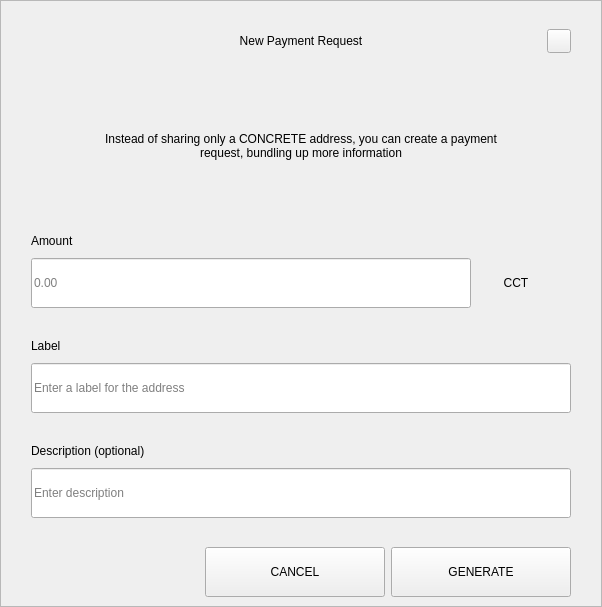
<?xml version="1.0" encoding="UTF-8"?>
<ui version="4.0">
 <class>RequestDialog</class>
 <widget class="QDialog" name="RequestDialog">
  <property name="geometry">
   <rect>
    <x>0</x>
    <y>0</y>
    <width>602</width>
    <height>607</height>
   </rect>
  </property>
  <property name="windowTitle">
   <string>Dialog</string>
  </property>
  <layout class="QVBoxLayout" name="verticalLayout_5">
   <property name="spacing">
    <number>0</number>
   </property>
   <property name="leftMargin">
    <number>0</number>
   </property>
   <property name="topMargin">
    <number>0</number>
   </property>
   <property name="rightMargin">
    <number>0</number>
   </property>
   <property name="bottomMargin">
    <number>0</number>
   </property>
   <item>
    <widget class="QFrame" name="frame">
     <property name="styleSheet">
      <string notr="true"/>
     </property>
     <property name="frameShape">
      <enum>QFrame::StyledPanel</enum>
     </property>
     <property name="frameShadow">
      <enum>QFrame::Raised</enum>
     </property>
     <layout class="QVBoxLayout" name="verticalLayout_4" stretch="1,0,0">
      <property name="spacing">
       <number>0</number>
      </property>
      <property name="leftMargin">
       <number>30</number>
      </property>
      <property name="topMargin">
       <number>20</number>
      </property>
      <property name="rightMargin">
       <number>30</number>
      </property>
      <property name="bottomMargin">
       <number>0</number>
      </property>
      <item>
       <layout class="QHBoxLayout" name="horizontalLayout_3">
        <property name="spacing">
         <number>0</number>
        </property>
        <item>
         <spacer name="horizontalSpacer_21">
          <property name="orientation">
           <enum>Qt::Horizontal</enum>
          </property>
          <property name="sizeHint" stdset="0">
           <size>
            <width>40</width>
            <height>20</height>
           </size>
          </property>
         </spacer>
        </item>
        <item>
         <widget class="QLabel" name="labelTitle">
          <property name="minimumSize">
           <size>
            <width>0</width>
            <height>40</height>
           </size>
          </property>
          <property name="maximumSize">
           <size>
            <width>16777215</width>
            <height>40</height>
           </size>
          </property>
          <property name="styleSheet">
           <string notr="true">padding-left:24px;</string>
          </property>
          <property name="text">
           <string>New Payment Request</string>
          </property>
          <property name="alignment">
           <set>Qt::AlignCenter</set>
          </property>
          <property name="margin">
           <number>7</number>
          </property>
         </widget>
        </item>
        <item>
         <spacer name="horizontalSpacer">
          <property name="orientation">
           <enum>Qt::Horizontal</enum>
          </property>
          <property name="sizeHint" stdset="0">
           <size>
            <width>40</width>
            <height>20</height>
           </size>
          </property>
         </spacer>
        </item>
        <item>
         <widget class="QPushButton" name="btnEsc">
          <property name="minimumSize">
           <size>
            <width>24</width>
            <height>24</height>
           </size>
          </property>
          <property name="maximumSize">
           <size>
            <width>24</width>
            <height>24</height>
           </size>
          </property>
          <property name="focusPolicy">
           <enum>Qt::NoFocus</enum>
          </property>
          <property name="text">
           <string/>
          </property>
         </widget>
        </item>
       </layout>
      </item>
      <item>
       <widget class="QStackedWidget" name="stack">
        <property name="minimumSize">
         <size>
          <width>540</width>
          <height>0</height>
         </size>
        </property>
        <property name="maximumSize">
         <size>
          <width>540</width>
          <height>16777215</height>
         </size>
        </property>
        <property name="currentIndex">
         <number>0</number>
        </property>
        <widget class="QWidget" name="page_1">
         <property name="minimumSize">
          <size>
           <width>540</width>
           <height>0</height>
          </size>
         </property>
         <property name="maximumSize">
          <size>
           <width>540</width>
           <height>16777215</height>
          </size>
         </property>
         <layout class="QVBoxLayout" name="layout1">
          <property name="spacing">
           <number>0</number>
          </property>
          <property name="leftMargin">
           <number>0</number>
          </property>
          <property name="topMargin">
           <number>0</number>
          </property>
          <property name="rightMargin">
           <number>0</number>
          </property>
          <property name="bottomMargin">
           <number>0</number>
          </property>
          <item>
           <spacer name="verticalSpacer_21">
            <property name="orientation">
             <enum>Qt::Vertical</enum>
            </property>
            <property name="sizeType">
             <enum>QSizePolicy::Fixed</enum>
            </property>
            <property name="sizeHint" stdset="0">
             <size>
              <width>20</width>
              <height>30</height>
             </size>
            </property>
           </spacer>
          </item>
          <item alignment="Qt::AlignHCenter">
           <widget class="QLabel" name="labelMessage">
            <property name="minimumSize">
             <size>
              <width>400</width>
              <height>50</height>
             </size>
            </property>
            <property name="text">
             <string>Instead of sharing only a CONCRETE address, you can create a payment request, bundling up more information</string>
            </property>
            <property name="alignment">
             <set>Qt::AlignCenter</set>
            </property>
            <property name="wordWrap">
             <bool>true</bool>
            </property>
           </widget>
          </item>
          <item alignment="Qt::AlignBottom">
           <widget class="QWidget" name="containerAmount" native="true">
            <layout class="QVBoxLayout" name="verticalLayout">
             <property name="spacing">
              <number>9</number>
             </property>
             <property name="leftMargin">
              <number>0</number>
             </property>
             <property name="topMargin">
              <number>0</number>
             </property>
             <property name="rightMargin">
              <number>0</number>
             </property>
             <property name="bottomMargin">
              <number>0</number>
             </property>
             <item>
              <widget class="QLabel" name="labelSubtitleAmount">
               <property name="minimumSize">
                <size>
                 <width>350</width>
                 <height>16</height>
                </size>
               </property>
               <property name="maximumSize">
                <size>
                 <width>16777215</width>
                 <height>16</height>
                </size>
               </property>
               <property name="text">
                <string>Amount</string>
               </property>
              </widget>
             </item>
             <item alignment="Qt::AlignTop">
              <widget class="QWidget" name="layoutAmount" native="true">
               <layout class="QHBoxLayout" name="horizontalLayout" stretch="2,0">
                <property name="spacing">
                 <number>0</number>
                </property>
                <property name="leftMargin">
                 <number>0</number>
                </property>
                <property name="topMargin">
                 <number>0</number>
                </property>
                <property name="rightMargin">
                 <number>0</number>
                </property>
                <property name="bottomMargin">
                 <number>0</number>
                </property>
                <item>
                 <widget class="QLineEdit" name="lineEditAmount">
                  <property name="minimumSize">
                   <size>
                    <width>0</width>
                    <height>50</height>
                   </size>
                  </property>
                  <property name="maximumSize">
                   <size>
                    <width>16777215</width>
                    <height>50</height>
                   </size>
                  </property>
                  <property name="placeholderText">
                   <string notr="true">0.00</string>
                  </property>
                 </widget>
                </item>
                <item>
                 <widget class="QWidget" name="comboContainer" native="true">
                  <property name="minimumSize">
                   <size>
                    <width>100</width>
                    <height>50</height>
                   </size>
                  </property>
                  <property name="maximumSize">
                   <size>
                    <width>16777215</width>
                    <height>50</height>
                   </size>
                  </property>
                  <layout class="QHBoxLayout" name="horizontalLayout_31">
                   <property name="spacing">
                    <number>0</number>
                   </property>
                   <property name="leftMargin">
                    <number>0</number>
                   </property>
                   <property name="topMargin">
                    <number>0</number>
                   </property>
                   <property name="rightMargin">
                    <number>10</number>
                   </property>
                   <property name="bottomMargin">
                    <number>0</number>
                   </property>
                   <item>
                    <widget class="QLabel" name="comboBoxCoin">
                     <property name="text">
                      <string>CCT</string>
                     </property>
                     <property name="alignment">
                      <set>Qt::AlignCenter</set>
                     </property>
                    </widget>
                   </item>
                  </layout>
                 </widget>
                </item>
               </layout>
              </widget>
             </item>
            </layout>
           </widget>
          </item>
          <item>
           <spacer name="verticalSpacer_31">
            <property name="orientation">
             <enum>Qt::Vertical</enum>
            </property>
            <property name="sizeType">
             <enum>QSizePolicy::Fixed</enum>
            </property>
            <property name="sizeHint" stdset="0">
             <size>
              <width>20</width>
              <height>30</height>
             </size>
            </property>
           </spacer>
          </item>
          <item>
           <layout class="QVBoxLayout" name="verticalLayoutLabel">
            <property name="spacing">
             <number>9</number>
            </property>
            <item>
             <widget class="QLabel" name="labelSubtitleLabel">
              <property name="minimumSize">
               <size>
                <width>0</width>
                <height>16</height>
               </size>
              </property>
              <property name="maximumSize">
               <size>
                <width>16777215</width>
                <height>16</height>
               </size>
              </property>
              <property name="text">
               <string>Label</string>
              </property>
             </widget>
            </item>
            <item>
             <widget class="QLineEdit" name="lineEditLabel">
              <property name="minimumSize">
               <size>
                <width>0</width>
                <height>50</height>
               </size>
              </property>
              <property name="maximumSize">
               <size>
                <width>16777215</width>
                <height>50</height>
               </size>
              </property>
              <property name="placeholderText">
               <string>Enter a label for the address</string>
              </property>
             </widget>
            </item>
           </layout>
          </item>
          <item>
           <spacer name="verticalSpacer_34">
            <property name="orientation">
             <enum>Qt::Vertical</enum>
            </property>
            <property name="sizeType">
             <enum>QSizePolicy::Fixed</enum>
            </property>
            <property name="sizeHint" stdset="0">
             <size>
              <width>20</width>
              <height>30</height>
             </size>
            </property>
           </spacer>
          </item>
          <item>
           <layout class="QVBoxLayout" name="verticalLayoutDescription">
            <property name="spacing">
             <number>9</number>
            </property>
            <item>
             <widget class="QLabel" name="labelSubtitleDescription">
              <property name="minimumSize">
               <size>
                <width>0</width>
                <height>16</height>
               </size>
              </property>
              <property name="maximumSize">
               <size>
                <width>16777215</width>
                <height>16</height>
               </size>
              </property>
              <property name="text">
               <string>Description (optional)</string>
              </property>
             </widget>
            </item>
            <item>
             <widget class="QLineEdit" name="lineEditDescription">
              <property name="minimumSize">
               <size>
                <width>0</width>
                <height>50</height>
               </size>
              </property>
              <property name="maximumSize">
               <size>
                <width>16777215</width>
                <height>50</height>
               </size>
              </property>
              <property name="placeholderText">
               <string>Enter description</string>
              </property>
             </widget>
            </item>
            <item>
             <spacer name="verticalSpacer_4">
              <property name="orientation">
               <enum>Qt::Vertical</enum>
              </property>
              <property name="sizeType">
               <enum>QSizePolicy::Fixed</enum>
              </property>
              <property name="sizeHint" stdset="0">
               <size>
                <width>20</width>
                <height>20</height>
               </size>
              </property>
             </spacer>
            </item>
           </layout>
          </item>
         </layout>
        </widget>
        <widget class="QWidget" name="page_2">
         <layout class="QVBoxLayout" name="layout2">
          <item>
           <spacer name="verticalSpacer_5">
            <property name="orientation">
             <enum>Qt::Vertical</enum>
            </property>
            <property name="sizeType">
             <enum>QSizePolicy::Fixed</enum>
            </property>
            <property name="sizeHint" stdset="0">
             <size>
              <width>20</width>
              <height>50</height>
             </size>
            </property>
           </spacer>
          </item>
          <item alignment="Qt::AlignHCenter">
           <widget class="QLabel" name="labelQrImg">
            <property name="minimumSize">
             <size>
              <width>260</width>
              <height>260</height>
             </size>
            </property>
            <property name="maximumSize">
             <size>
              <width>260</width>
              <height>260</height>
             </size>
            </property>
            <property name="text">
             <string/>
            </property>
            <property name="alignment">
             <set>Qt::AlignCenter</set>
            </property>
           </widget>
          </item>
          <item>
           <spacer name="verticalSpacer_2">
            <property name="orientation">
             <enum>Qt::Vertical</enum>
            </property>
            <property name="sizeType">
             <enum>QSizePolicy::Fixed</enum>
            </property>
            <property name="sizeHint" stdset="0">
             <size>
              <width>20</width>
              <height>30</height>
             </size>
            </property>
           </spacer>
          </item>
          <item alignment="Qt::AlignHCenter">
           <widget class="QLabel" name="labelAddress">
            <property name="text">
             <string>D7VFR83SQbiezrW72hjcWJtcfip5krte2Z </string>
            </property>
           </widget>
          </item>
          <item>
           <spacer name="verticalSpacer_32">
            <property name="orientation">
             <enum>Qt::Vertical</enum>
            </property>
            <property name="sizeType">
             <enum>QSizePolicy::Expanding</enum>
            </property>
            <property name="sizeHint" stdset="0">
             <size>
              <width>20</width>
              <height>20</height>
             </size>
            </property>
           </spacer>
          </item>
          <item>
           <layout class="QHBoxLayout" name="horizontal">
            <property name="leftMargin">
             <number>20</number>
            </property>
            <property name="rightMargin">
             <number>20</number>
            </property>
            <property name="bottomMargin">
             <number>20</number>
            </property>
            <item>
             <spacer name="horizontalSpacer_4">
              <property name="orientation">
               <enum>Qt::Horizontal</enum>
              </property>
              <property name="sizeHint" stdset="0">
               <size>
                <width>40</width>
                <height>20</height>
               </size>
              </property>
             </spacer>
            </item>
            <item>
             <widget class="QPushButton" name="btnCopyAddress">
              <property name="minimumSize">
               <size>
                <width>180</width>
                <height>50</height>
               </size>
              </property>
              <property name="text">
               <string>COPY ADDRESS</string>
              </property>
             </widget>
            </item>
            <item>
             <widget class="QPushButton" name="btnCopyUrl">
              <property name="minimumSize">
               <size>
                <width>180</width>
                <height>50</height>
               </size>
              </property>
              <property name="text">
               <string>COPY URL</string>
              </property>
             </widget>
            </item>
            <item>
             <spacer name="horizontalSpacer_2">
              <property name="orientation">
               <enum>Qt::Horizontal</enum>
              </property>
              <property name="sizeHint" stdset="0">
               <size>
                <width>40</width>
                <height>20</height>
               </size>
              </property>
             </spacer>
            </item>
           </layout>
          </item>
         </layout>
        </widget>
       </widget>
      </item>
      <item>
       <widget class="QWidget" name="buttonsStack" native="true">
        <layout class="QHBoxLayout" name="horizontalLayout_5">
         <property name="leftMargin">
          <number>20</number>
         </property>
         <property name="rightMargin">
          <number>0</number>
         </property>
         <item>
          <spacer name="horizontalSpacer_41">
           <property name="orientation">
            <enum>Qt::Horizontal</enum>
           </property>
           <property name="sizeHint" stdset="0">
            <size>
             <width>40</width>
             <height>20</height>
            </size>
           </property>
          </spacer>
         </item>
         <item>
          <widget class="QPushButton" name="btnCancel">
           <property name="minimumSize">
            <size>
             <width>180</width>
             <height>50</height>
            </size>
           </property>
           <property name="focusPolicy">
            <enum>Qt::NoFocus</enum>
           </property>
           <property name="text">
            <string>CANCEL</string>
           </property>
          </widget>
         </item>
         <item>
          <widget class="QPushButton" name="btnSave">
           <property name="minimumSize">
            <size>
             <width>180</width>
             <height>50</height>
            </size>
           </property>
           <property name="focusPolicy">
            <enum>Qt::NoFocus</enum>
           </property>
           <property name="text">
            <string>GENERATE</string>
           </property>
          </widget>
         </item>
        </layout>
       </widget>
      </item>
     </layout>
    </widget>
   </item>
  </layout>
 </widget>
 <resources/>
 <connections/>
</ui>
